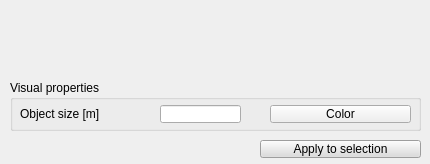
<?xml version="1.0" encoding="UTF-8"?>
<ui version="4.0">
 <class>CQDlgMarkers</class>
 <widget class="QDialog" name="CQDlgMarkers">
  <property name="geometry">
   <rect>
    <x>0</x>
    <y>0</y>
    <width>430</width>
    <height>164</height>
   </rect>
  </property>
  <property name="windowTitle">
   <string>Dummy Properties</string>
  </property>
  <property name="locale">
   <locale language="English" country="UnitedStates"/>
  </property>
  <widget class="QGroupBox" name="groupBox">
   <property name="geometry">
    <rect>
     <x>10</x>
     <y>80</y>
     <width>411</width>
     <height>51</height>
    </rect>
   </property>
   <property name="title">
    <string>Visual properties</string>
   </property>
   <property name="flat">
    <bool>false</bool>
   </property>
   <property name="checkable">
    <bool>false</bool>
   </property>
   <widget class="QLabel" name="label">
    <property name="geometry">
     <rect>
      <x>10</x>
      <y>25</y>
      <width>131</width>
      <height>18</height>
     </rect>
    </property>
    <property name="text">
     <string>Object size [m]</string>
    </property>
   </widget>
   <widget class="QLineEdit" name="qqSize">
    <property name="geometry">
     <rect>
      <x>150</x>
      <y>25</y>
      <width>81</width>
      <height>18</height>
     </rect>
    </property>
   </widget>
   <widget class="QToolButton" name="qqColor">
    <property name="geometry">
     <rect>
      <x>260</x>
      <y>25</y>
      <width>141</width>
      <height>18</height>
     </rect>
    </property>
    <property name="focusPolicy">
     <enum>Qt::FocusPolicy::StrongFocus</enum>
    </property>
    <property name="text">
     <string>Color</string>
    </property>
   </widget>
  </widget>
  <widget class="QToolButton" name="qqApplyMainProperties">
   <property name="geometry">
    <rect>
     <x>260</x>
     <y>140</y>
     <width>161</width>
     <height>18</height>
    </rect>
   </property>
   <property name="palette">
    <palette>
     <active>
      <colorrole role="WindowText">
       <brush brushstyle="SolidPattern">
        <color alpha="255">
         <red>0</red>
         <green>0</green>
         <blue>0</blue>
        </color>
       </brush>
      </colorrole>
      <colorrole role="Button">
       <brush brushstyle="SolidPattern">
        <color alpha="255">
         <red>220</red>
         <green>220</green>
         <blue>220</blue>
        </color>
       </brush>
      </colorrole>
      <colorrole role="Light">
       <brush brushstyle="SolidPattern">
        <color alpha="255">
         <red>255</red>
         <green>255</green>
         <blue>255</blue>
        </color>
       </brush>
      </colorrole>
      <colorrole role="Midlight">
       <brush brushstyle="SolidPattern">
        <color alpha="255">
         <red>237</red>
         <green>237</green>
         <blue>237</blue>
        </color>
       </brush>
      </colorrole>
      <colorrole role="Dark">
       <brush brushstyle="SolidPattern">
        <color alpha="255">
         <red>110</red>
         <green>110</green>
         <blue>110</blue>
        </color>
       </brush>
      </colorrole>
      <colorrole role="Mid">
       <brush brushstyle="SolidPattern">
        <color alpha="255">
         <red>147</red>
         <green>147</green>
         <blue>147</blue>
        </color>
       </brush>
      </colorrole>
      <colorrole role="Text">
       <brush brushstyle="SolidPattern">
        <color alpha="255">
         <red>0</red>
         <green>0</green>
         <blue>0</blue>
        </color>
       </brush>
      </colorrole>
      <colorrole role="BrightText">
       <brush brushstyle="SolidPattern">
        <color alpha="255">
         <red>255</red>
         <green>255</green>
         <blue>255</blue>
        </color>
       </brush>
      </colorrole>
      <colorrole role="ButtonText">
       <brush brushstyle="SolidPattern">
        <color alpha="255">
         <red>0</red>
         <green>0</green>
         <blue>0</blue>
        </color>
       </brush>
      </colorrole>
      <colorrole role="Base">
       <brush brushstyle="SolidPattern">
        <color alpha="255">
         <red>255</red>
         <green>255</green>
         <blue>255</blue>
        </color>
       </brush>
      </colorrole>
      <colorrole role="Window">
       <brush brushstyle="SolidPattern">
        <color alpha="255">
         <red>220</red>
         <green>220</green>
         <blue>220</blue>
        </color>
       </brush>
      </colorrole>
      <colorrole role="Shadow">
       <brush brushstyle="SolidPattern">
        <color alpha="255">
         <red>0</red>
         <green>0</green>
         <blue>0</blue>
        </color>
       </brush>
      </colorrole>
      <colorrole role="AlternateBase">
       <brush brushstyle="SolidPattern">
        <color alpha="255">
         <red>237</red>
         <green>237</green>
         <blue>237</blue>
        </color>
       </brush>
      </colorrole>
      <colorrole role="ToolTipBase">
       <brush brushstyle="SolidPattern">
        <color alpha="255">
         <red>255</red>
         <green>255</green>
         <blue>220</blue>
        </color>
       </brush>
      </colorrole>
      <colorrole role="ToolTipText">
       <brush brushstyle="SolidPattern">
        <color alpha="255">
         <red>0</red>
         <green>0</green>
         <blue>0</blue>
        </color>
       </brush>
      </colorrole>
      <colorrole role="PlaceholderText">
       <brush brushstyle="NoBrush">
        <color alpha="128">
         <red>0</red>
         <green>0</green>
         <blue>0</blue>
        </color>
       </brush>
      </colorrole>
     </active>
     <inactive>
      <colorrole role="WindowText">
       <brush brushstyle="SolidPattern">
        <color alpha="255">
         <red>0</red>
         <green>0</green>
         <blue>0</blue>
        </color>
       </brush>
      </colorrole>
      <colorrole role="Button">
       <brush brushstyle="SolidPattern">
        <color alpha="255">
         <red>220</red>
         <green>220</green>
         <blue>220</blue>
        </color>
       </brush>
      </colorrole>
      <colorrole role="Light">
       <brush brushstyle="SolidPattern">
        <color alpha="255">
         <red>255</red>
         <green>255</green>
         <blue>255</blue>
        </color>
       </brush>
      </colorrole>
      <colorrole role="Midlight">
       <brush brushstyle="SolidPattern">
        <color alpha="255">
         <red>237</red>
         <green>237</green>
         <blue>237</blue>
        </color>
       </brush>
      </colorrole>
      <colorrole role="Dark">
       <brush brushstyle="SolidPattern">
        <color alpha="255">
         <red>110</red>
         <green>110</green>
         <blue>110</blue>
        </color>
       </brush>
      </colorrole>
      <colorrole role="Mid">
       <brush brushstyle="SolidPattern">
        <color alpha="255">
         <red>147</red>
         <green>147</green>
         <blue>147</blue>
        </color>
       </brush>
      </colorrole>
      <colorrole role="Text">
       <brush brushstyle="SolidPattern">
        <color alpha="255">
         <red>0</red>
         <green>0</green>
         <blue>0</blue>
        </color>
       </brush>
      </colorrole>
      <colorrole role="BrightText">
       <brush brushstyle="SolidPattern">
        <color alpha="255">
         <red>255</red>
         <green>255</green>
         <blue>255</blue>
        </color>
       </brush>
      </colorrole>
      <colorrole role="ButtonText">
       <brush brushstyle="SolidPattern">
        <color alpha="255">
         <red>0</red>
         <green>0</green>
         <blue>0</blue>
        </color>
       </brush>
      </colorrole>
      <colorrole role="Base">
       <brush brushstyle="SolidPattern">
        <color alpha="255">
         <red>255</red>
         <green>255</green>
         <blue>255</blue>
        </color>
       </brush>
      </colorrole>
      <colorrole role="Window">
       <brush brushstyle="SolidPattern">
        <color alpha="255">
         <red>220</red>
         <green>220</green>
         <blue>220</blue>
        </color>
       </brush>
      </colorrole>
      <colorrole role="Shadow">
       <brush brushstyle="SolidPattern">
        <color alpha="255">
         <red>0</red>
         <green>0</green>
         <blue>0</blue>
        </color>
       </brush>
      </colorrole>
      <colorrole role="AlternateBase">
       <brush brushstyle="SolidPattern">
        <color alpha="255">
         <red>237</red>
         <green>237</green>
         <blue>237</blue>
        </color>
       </brush>
      </colorrole>
      <colorrole role="ToolTipBase">
       <brush brushstyle="SolidPattern">
        <color alpha="255">
         <red>255</red>
         <green>255</green>
         <blue>220</blue>
        </color>
       </brush>
      </colorrole>
      <colorrole role="ToolTipText">
       <brush brushstyle="SolidPattern">
        <color alpha="255">
         <red>0</red>
         <green>0</green>
         <blue>0</blue>
        </color>
       </brush>
      </colorrole>
      <colorrole role="PlaceholderText">
       <brush brushstyle="NoBrush">
        <color alpha="128">
         <red>0</red>
         <green>0</green>
         <blue>0</blue>
        </color>
       </brush>
      </colorrole>
     </inactive>
     <disabled>
      <colorrole role="WindowText">
       <brush brushstyle="SolidPattern">
        <color alpha="255">
         <red>110</red>
         <green>110</green>
         <blue>110</blue>
        </color>
       </brush>
      </colorrole>
      <colorrole role="Button">
       <brush brushstyle="SolidPattern">
        <color alpha="255">
         <red>220</red>
         <green>220</green>
         <blue>220</blue>
        </color>
       </brush>
      </colorrole>
      <colorrole role="Light">
       <brush brushstyle="SolidPattern">
        <color alpha="255">
         <red>255</red>
         <green>255</green>
         <blue>255</blue>
        </color>
       </brush>
      </colorrole>
      <colorrole role="Midlight">
       <brush brushstyle="SolidPattern">
        <color alpha="255">
         <red>237</red>
         <green>237</green>
         <blue>237</blue>
        </color>
       </brush>
      </colorrole>
      <colorrole role="Dark">
       <brush brushstyle="SolidPattern">
        <color alpha="255">
         <red>110</red>
         <green>110</green>
         <blue>110</blue>
        </color>
       </brush>
      </colorrole>
      <colorrole role="Mid">
       <brush brushstyle="SolidPattern">
        <color alpha="255">
         <red>147</red>
         <green>147</green>
         <blue>147</blue>
        </color>
       </brush>
      </colorrole>
      <colorrole role="Text">
       <brush brushstyle="SolidPattern">
        <color alpha="255">
         <red>110</red>
         <green>110</green>
         <blue>110</blue>
        </color>
       </brush>
      </colorrole>
      <colorrole role="BrightText">
       <brush brushstyle="SolidPattern">
        <color alpha="255">
         <red>255</red>
         <green>255</green>
         <blue>255</blue>
        </color>
       </brush>
      </colorrole>
      <colorrole role="ButtonText">
       <brush brushstyle="SolidPattern">
        <color alpha="255">
         <red>110</red>
         <green>110</green>
         <blue>110</blue>
        </color>
       </brush>
      </colorrole>
      <colorrole role="Base">
       <brush brushstyle="SolidPattern">
        <color alpha="255">
         <red>220</red>
         <green>220</green>
         <blue>220</blue>
        </color>
       </brush>
      </colorrole>
      <colorrole role="Window">
       <brush brushstyle="SolidPattern">
        <color alpha="255">
         <red>220</red>
         <green>220</green>
         <blue>220</blue>
        </color>
       </brush>
      </colorrole>
      <colorrole role="Shadow">
       <brush brushstyle="SolidPattern">
        <color alpha="255">
         <red>0</red>
         <green>0</green>
         <blue>0</blue>
        </color>
       </brush>
      </colorrole>
      <colorrole role="AlternateBase">
       <brush brushstyle="SolidPattern">
        <color alpha="255">
         <red>220</red>
         <green>220</green>
         <blue>220</blue>
        </color>
       </brush>
      </colorrole>
      <colorrole role="ToolTipBase">
       <brush brushstyle="SolidPattern">
        <color alpha="255">
         <red>255</red>
         <green>255</green>
         <blue>220</blue>
        </color>
       </brush>
      </colorrole>
      <colorrole role="ToolTipText">
       <brush brushstyle="SolidPattern">
        <color alpha="255">
         <red>0</red>
         <green>0</green>
         <blue>0</blue>
        </color>
       </brush>
      </colorrole>
      <colorrole role="PlaceholderText">
       <brush brushstyle="NoBrush">
        <color alpha="128">
         <red>0</red>
         <green>0</green>
         <blue>0</blue>
        </color>
       </brush>
      </colorrole>
     </disabled>
    </palette>
   </property>
   <property name="focusPolicy">
    <enum>Qt::FocusPolicy::StrongFocus</enum>
   </property>
   <property name="text">
    <string>Apply to selection</string>
   </property>
  </widget>
 </widget>
 <tabstops>
  <tabstop>qqSize</tabstop>
  <tabstop>qqColor</tabstop>
  <tabstop>qqApplyMainProperties</tabstop>
 </tabstops>
 <resources/>
 <connections/>
</ui>
